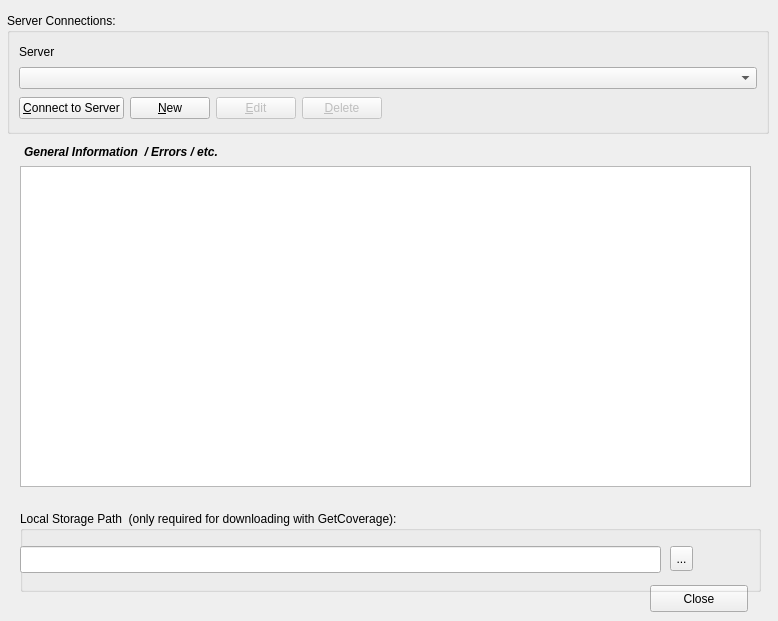
   <widget class="QWidget" name="tab_Serv">
    <attribute name="title">
     <string>Server / Storage</string>
    </attribute>
    <widget class="QGroupBox" name="GroupBox_9">
     <property name="geometry">
      <rect>
       <x>7</x>
       <y>13</y>
       <width>762</width>
       <height>121</height>
      </rect>
     </property>
     <property name="title">
      <string>Server Connections:</string>
     </property>
     <layout class="QGridLayout" name="_6">
      <property name="margin">
       <number>9</number>
      </property>
      <property name="spacing">
       <number>6</number>
      </property>
      <item row="4" column="3">
       <widget class="QPushButton" name="btnDelete_Serv">
        <property name="enabled">
         <bool>false</bool>
        </property>
        <property name="text">
         <string>&amp;Delete</string>
        </property>
        <property name="autoDefault">
         <bool>false</bool>
        </property>
       </widget>
      </item>
      <item row="4" column="4">
       <spacer>
        <property name="orientation">
         <enum>Qt::Horizontal</enum>
        </property>
        <property name="sizeType">
         <enum>QSizePolicy::Expanding</enum>
        </property>
        <property name="sizeHint" stdset="0">
         <size>
          <width>258</width>
          <height>27</height>
         </size>
        </property>
       </spacer>
      </item>
      <item row="4" column="2">
       <widget class="QPushButton" name="btnEdit_Serv">
        <property name="enabled">
         <bool>false</bool>
        </property>
        <property name="text">
         <string>&amp;Edit</string>
        </property>
        <property name="autoDefault">
         <bool>false</bool>
        </property>
       </widget>
      </item>
      <item row="4" column="1">
       <widget class="QPushButton" name="btnNew_Serv">
        <property name="text">
         <string>&amp;New</string>
        </property>
        <property name="autoDefault">
         <bool>false</bool>
        </property>
       </widget>
      </item>
      <item row="1" column="0" colspan="5">
       <widget class="QComboBox" name="cmbConnections_Serv"/>
      </item>
      <item row="4" column="0">
       <widget class="QPushButton" name="btnConnectServer_Serv">
        <property name="enabled">
         <bool>true</bool>
        </property>
        <property name="text">
         <string>&amp;Connect to Server</string>
        </property>
       </widget>
      </item>
      <item row="0" column="0">
       <widget class="QLabel" name="label_6">
        <property name="text">
         <string>Server</string>
        </property>
       </widget>
      </item>
     </layout>
    </widget>
    <widget class="QTextBrowser" name="textBrowser_Serv">
     <property name="geometry">
      <rect>
       <x>20</x>
       <y>166</y>
       <width>731</width>
       <height>321</height>
      </rect>
     </property>
    </widget>
    <widget class="QPushButton" name="btnClose_Serv">
     <property name="geometry">
      <rect>
       <x>650</x>
       <y>585</y>
       <width>98</width>
       <height>27</height>
      </rect>
     </property>
     <property name="text">
      <string>Close</string>
     </property>
    </widget>
    <widget class="QLabel" name="label_2">
     <property name="geometry">
      <rect>
       <x>24</x>
       <y>143</y>
       <width>321</width>
       <height>17</height>
      </rect>
     </property>
     <property name="font">
      <font>
       <weight>75</weight>
       <italic>true</italic>
       <bold>true</bold>
      </font>
     </property>
     <property name="text">
      <string>General Information  / Errors / etc.</string>
     </property>
    </widget>
    <widget class="QGroupBox" name="groupBox">
     <property name="geometry">
      <rect>
       <x>20</x>
       <y>511</y>
       <width>741</width>
       <height>81</height>
      </rect>
     </property>
     <property name="font">
      <font>
       <weight>50</weight>
       <bold>false</bold>
      </font>
     </property>
     <property name="title">
      <string>Local Storage Path  (only required for downloading with GetCoverage): </string>
     </property>
     <widget class="QToolButton" name="toolButton_Serv_OutputLoc">
      <property name="geometry">
       <rect>
        <x>650</x>
        <y>35</y>
        <width>23</width>
        <height>25</height>
       </rect>
      </property>
      <property name="text">
       <string>...</string>
      </property>
     </widget>
     <widget class="QLineEdit" name="lineEdit_Serv_OutputLoc">
      <property name="geometry">
       <rect>
        <x>0</x>
        <y>35</y>
        <width>641</width>
        <height>27</height>
       </rect>
      </property>
     </widget>
    </widget>
   </widget>
